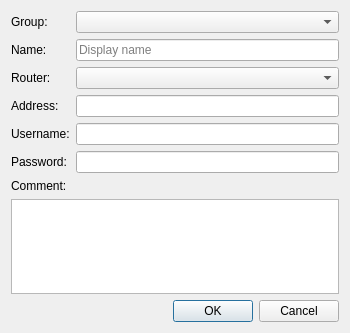
<?xml version="1.0" encoding="UTF-8"?>
<ui version="4.0">
 <class>LocalHostDialog</class>
 <widget class="QDialog" name="LocalHostDialog">
  <property name="geometry">
   <rect>
    <x>0</x>
    <y>0</y>
    <width>350</width>
    <height>333</height>
   </rect>
  </property>
  <property name="windowTitle">
   <string>Host</string>
  </property>
  <property name="modal">
   <bool>true</bool>
  </property>
  <layout class="QVBoxLayout" name="verticalLayout">
   <item>
    <layout class="QGridLayout" name="gridLayout">
     <item row="0" column="0">
      <widget class="QLabel" name="label_group">
       <property name="text">
        <string>Group:</string>
       </property>
      </widget>
     </item>
     <item row="0" column="1">
      <widget class="GroupComboBox" name="combo_group"/>
     </item>
     <item row="1" column="0">
      <widget class="QLabel" name="label_name">
       <property name="text">
        <string>Name:</string>
       </property>
      </widget>
     </item>
     <item row="1" column="1">
      <widget class="QLineEdit" name="edit_name">
       <property name="placeholderText">
        <string>Display name</string>
       </property>
      </widget>
     </item>
     <item row="2" column="0">
      <widget class="QLabel" name="label_router">
       <property name="text">
        <string>Router:</string>
       </property>
      </widget>
     </item>
     <item row="2" column="1">
      <widget class="QComboBox" name="combo_router"/>
     </item>
     <item row="3" column="0">
      <widget class="QLabel" name="label_address">
       <property name="text">
        <string>Address:</string>
       </property>
      </widget>
     </item>
     <item row="3" column="1">
      <widget class="QLineEdit" name="edit_address"/>
     </item>
     <item row="4" column="0">
      <widget class="QLabel" name="label_username">
       <property name="text">
        <string>Username:</string>
       </property>
      </widget>
     </item>
     <item row="4" column="1">
      <widget class="QLineEdit" name="edit_username"/>
     </item>
     <item row="5" column="0">
      <widget class="QLabel" name="label_password">
       <property name="text">
        <string>Password:</string>
       </property>
      </widget>
     </item>
     <item row="5" column="1">
      <widget class="PasswordEdit" name="edit_password"/>
     </item>
    </layout>
   </item>
   <item>
    <layout class="QVBoxLayout" name="verticalLayout_comment">
     <item>
      <widget class="QLabel" name="label_comment">
       <property name="text">
        <string>Comment:</string>
       </property>
      </widget>
     </item>
     <item>
      <widget class="QPlainTextEdit" name="edit_comment"/>
     </item>
    </layout>
   </item>
   <item>
    <widget class="DialogButtonBox" name="button_box">
     <property name="standardButtons">
      <set>QDialogButtonBox::StandardButton::Cancel|QDialogButtonBox::StandardButton::Ok</set>
     </property>
    </widget>
   </item>
  </layout>
 </widget>
 <customwidgets>
  <customwidget>
   <class>DialogButtonBox</class>
   <extends>QDialogButtonBox</extends>
   <header>common/desktop/dialog_button_box.h</header>
  </customwidget>
  <customwidget>
   <class>GroupComboBox</class>
   <extends>QComboBox</extends>
   <header>client/desktop/hosts/group_combo_box.h</header>
  </customwidget>
  <customwidget>
   <class>PasswordEdit</class>
   <extends>QLineEdit</extends>
   <header>common/desktop/password_edit.h</header>
  </customwidget>
 </customwidgets>
 <resources>
  <include location="../../../common/resources/common.qrc"/>
 </resources>
 <connections/>
</ui>
